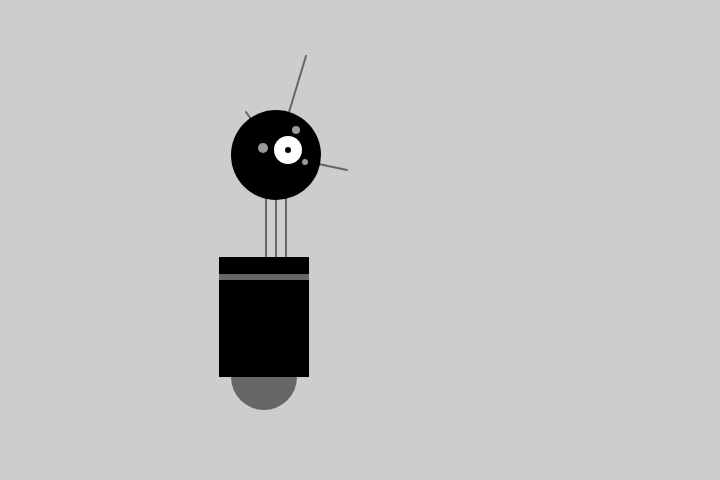
Frame 1 (no input)
Frame 60 (no input): identical to frame 1, image omitted
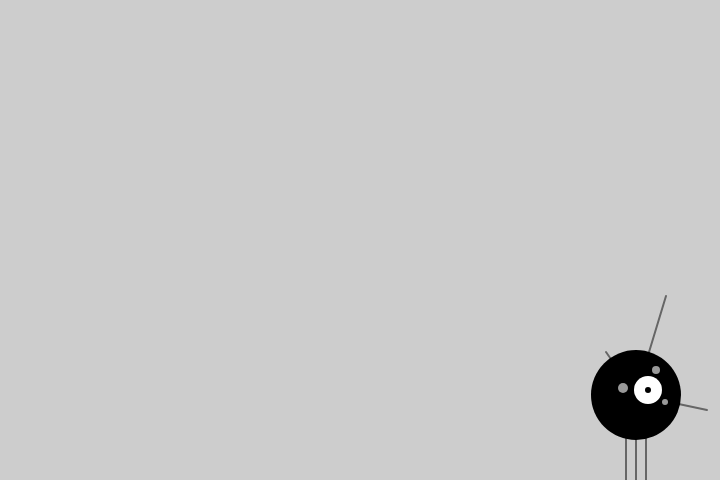
Frame 120 (the mouse pressed at the canvas centre since frame 60)

The p5.js sketch that drew these frames (run headless with seeded random() and noise() and a simulated clock; from frame 60 on, the mouse is pressed at the canvas centre):

// p5.js sketch
// ── sketch.js
function setup() {
  createCanvas(720,480); //create canvas size 
  smooth(); 
  strokeWeight(2); //define strokes' thickness 
}

function draw(){
  background(205); //gray background //if this is not existed the robot would be drawn overlapped
  translate(mouseX, mouseY); //Mouse tracking
  
  //Neck 
  stroke(102); //type of stroke 
  line (266, 257, 266, 162); //The first line of neck 
  line (276, 257, 276, 162); //The second line of neck 
  line (286, 257, 286, 162); //The third line of neck 
  
  
  //Antennae
  line (276, 155, 246, 112); //The first line of Antennae 
  line (276, 155, 306, 56); //The second line of Antennae 
  line (276, 155, 347, 170); //The third line of Antennae 
  
  
  //Body 
  noStroke();
  fill(102); // Gray Color on ellipse
  ellipse(264,377,66,66); // ellipse is placed at the bottom 
  fill(0); //Black color on black rectangle body
  rect(219,257,90,120); // Black rectangle body 
  fill(102); //Gray Color on rectangle
  rect(219, 274, 90, 6) // Gray line on the black rectangle body 
  
  
  //Head 
  fill(0); //Black color on head ellipse 
  ellipse(276,155,90,90); // The biggest ellipse on head 
  fill(255); // White color 
  ellipse(288, 150, 28, 28); //The while ellipse on head 
  fill(0); // Black color
  ellipse(288,150,6,6);  // The black dot in white ellipse 
  fill (153); //Gray Color
  ellipse(263,148,10,10); // One of the three dots on head 
  ellipse(296,130,8,8); // One of the three dots on head 
  ellipse(305,162,6,6); // One of the three dots on head 
  
  
  
  
  

  
}
